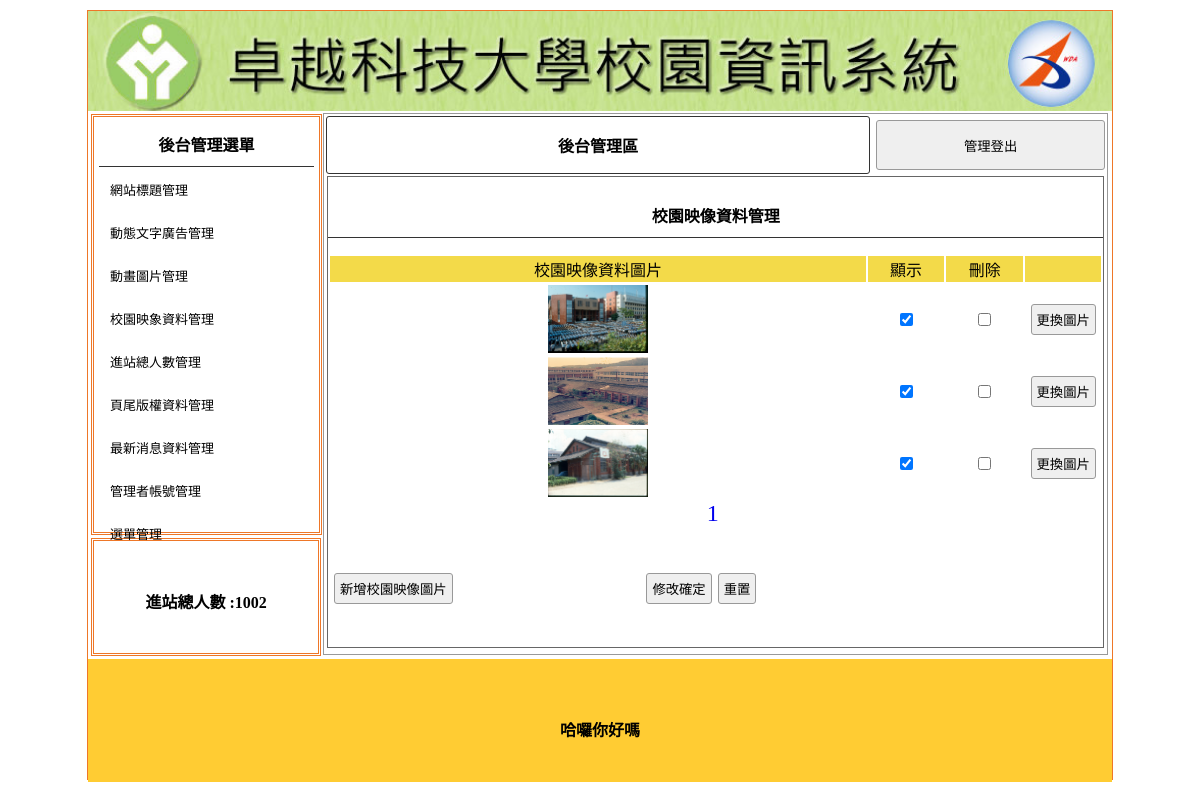
The app's page /back.php?do=image (signed in) with its own data.
### tables this page shows
CREATE TABLE `titles` (
  `id` int(10) UNSIGNED NOT NULL,
  `img` text NOT NULL,
  `text` text NOT NULL,
  `sh` tinyint(1) UNSIGNED NOT NULL
);

CREATE TABLE `total` (
  `id` int(10) NOT NULL,
  `total` int(10) NOT NULL DEFAULT 0
);

CREATE TABLE `image` (
  `id` int(10) UNSIGNED NOT NULL,
  `img` text NOT NULL,
  `sh` tinyint(1) UNSIGNED NOT NULL
);

CREATE TABLE `bottom` (
  `id` int(30) NOT NULL,
  `bottom` text NOT NULL DEFAULT '\'0\''
);

### api/db.php (called while the page is built, shortened)
<?php
class DB{
    protected $dsn = "mysql:host=localhost;charset=utf8;dbname=db91";
    protected $pdo;
    protected $table;
    public function __construct($table)
    {
        $this->table=$table;
        $this->pdo=new PDO($this->dsn,'wsl','19910317');
    }
    function all( $where = '', $other = '')
    {
        $sql = "select * from `$this->table` ";
        $sql =$this->sql_all($sql,$where,$other);
        return  $this->pdo->query($sql)->fetchAll(PDO::FETCH_ASSOC);
    }
    function count( $where = '', $other = ''){
        $sql = "select count(*) from `$this->table` ";
        $sql=$this->sql_all($sql,$where,$other);
        return  $this->pdo->query($sql)->fetchColumn();
    }
    function find($id)
    {
        $sql = "select * from `$this->table` ";
        if (is_array($id)) {
            $tmp = $this->a2s($id);
            $sql .= " where " . join(" && ", $tmp);
        } else if (is_numeric($id)) {
            $sql .= " where `id`='$id'";
        }
        $row = $this->pdo->query($sql)->fetch(PDO::FETCH_ASSOC);
        return $row;
    }
    private function a2s($array){
        foreach ($array as $col => $value) {
            $tmp[] = "`$col`='$value'";
        }
        return $tmp;
    }
    private function sql_all($sql,$array,$other){
        if (isset($this->table) && !empty($this->table)) {
            if (is_array($array)) {
                if (!empty($array)) {
                    $tmp = $this->a2s($array);
                    $sql .= " where " . join(" && ", $tmp);
                }
            } else {
                $sql .= " $array";
            }
            $sql .= $other;
            return $sql;
        }
    }
}
$Title=new DB('titles');
$Total=new DB('total');
$Bottom=new DB('bottom');
if(isset($_GET['do'])){
    if(isset(${ucfirst($_GET['do'])})){
        $DB=${ucfirst($_GET['do'])};
    }
}else{
    $DB=$Title;
}
?>

### back/image.php (the view, shortened to what this page needs)
<div style="width:99%; height:87%; margin:auto; overflow:auto; border:#666 1px solid;">
    <p class="t cent botli">校園映像資料管理</p>
    <form method="post" action="./api/edit.php">
        <table width="100%" style="text-align: center">
            <tbody>
                <tr class="yel">
                    <td width="70%">校園映像資料圖片</td>
                    <td width="10%">顯示</td>
                    <td width="10%">刪除</td>
                    <td></td>
                </tr>
                <?php
             $total = $DB->count();
             $div = 3;
             $pages = ceil($total / $div);
             $now = $_GET['p'] ?? 1;
             $start = ($now - 1) * $div;
             $rows = $DB->all("limit $start,$div");
                foreach ($rows as $row) {
                ?>
                    <tr>
                        <td>
                            <img src="./img/<?= $row['img']; ?>" style="width:100px;height:68px">
                        </td>
                        <td>
                            <input type="checkbox" name="sh[]" value="<?= $row['id']; ?>" <?= ($row['sh'] == 1) ? 'checked' : ''; ?>>
                        </td>
                        <td>
                            <input type="checkbox" name="del[]" value="<?= $row['id']; ?>">
                        </td>
                        <td>
                            <input type="button" onclick="op('#cover','#cvr','./modal/upload.php?table=<?= $do; ?>&id=<?= $row['id']; ?>')" value="更換圖片">
                        </td>
                    </tr>
                <?php
                }
                ?>
            </tbody>
        </table>
        <div class="cent">
            <?php
            for ($i = 1; $i <= $pages; $i++) {
                $fontsize = ($now == $i) ? '24px' : '16px';
                echo "<a href='?do=$do&p=$i' style='font-size:$fontsize'>$i&nbsp;</a>";
            }
            ?>
        </div>
        <table style="margin-top:40px; width:70%;">
            <tbody>
                <tr>
                    <td width="200px"><input type="button" onclick="op('#cover','#cvr','./modal/<?= $do; ?>.php?table=<?= $do; ?>')" value="新增校園映像圖片"></td>
                    <td class="cent"><input type="submit" value="修改確定"><input type="reset" value="重置"></td>
                </tr>
            </tbody>
        </table>
    </form>
</div>

### back.php (shortened to what this page needs)
<?php include_once "./api/db.php";
?>
<!DOCTYPE html PUBLIC "-//W3C//DTD XHTML 1.0 Transitional//EN" "http://www.w3.org/TR/xhtml1/DTD/xhtml1-transitional.dtd">
<html xmlns="http://www.w3.org/1999/xhtml">
<head>
	<link href="./css/css.css" rel="stylesheet" type="text/css">
</head>
<body>
	<div id="main">
		<?php
		$title = $Title->find(['sh' => 1]);
		?>
		<a title="<?= $title['text']; ?>" href="index.php">
			<div class="ti" style="background:url(&#39;./img/<?= $title['img']; ?>&#39;); background-size:cover;"></div>
		</a>
		<div id="ms">
			<div id="lf" style="float:left;">
				<div id="menuput" class="dbor">
					<span class="t botli">後台管理選單</span>
					<a style="color:#000; font-size:13px; text-decoration:none;" href="?do=title">
						<div class="mainmu">
							網站標題管理 </div>
					</a>
					<a style="color:#000; font-size:13px; text-decoration:none;" href="?do=ad">
						<div class="mainmu">
							動態文字廣告管理 </div>
					</a>
					<a style="color:#000; font-size:13px; text-decoration:none;" href="?do=mvim">
						<div class="mainmu">
							動畫圖片管理 </div>
					</a>
					<a style="color:#000; font-size:13px; text-decoration:none;" href="?do=image">
						<div class="mainmu">
							校園映象資料管理 </div>
					</a>
					<a style="color:#000; font-size:13px; text-decoration:none;" href="?do=total">
						<div class="mainmu">
							進站總人數管理 </div>
					</a>
					<a style="color:#000; font-size:13px; text-decoration:none;" href="?do=bottom">
						<div class="mainmu">
							頁尾版權資料管理 </div>
					</a>
					<a style="color:#000; font-size:13px; text-decoration:none;" href="?do=news">
						<div class="mainmu">
							最新消息資料管理 </div>
					</a>
					<a style="color:#000; font-size:13px; text-decoration:none;" href="?do=admin">
						<div class="mainmu">
							管理者帳號管理 </div>
					</a>
					<a style="color:#000; font-size:13px; text-decoration:none;" href="?do=menu">
						<div class="mainmu">
							選單管理 </div>
					</a>
				</div>
				<div class="dbor" style="margin:3px; width:95%; height:20%; line-height:100px;">
					<span class="t">進站總人數 :<?= $Total->find(1)['total']; ?></span>
				</div>
			</div>
			<div class="di" style="height:540px; border:#999 1px solid; width:76.5%; margin:2px 0px 0px 0px; float:left; position:relative; left:20px;">
				<table width="100%">
					<tbody>
						<tr>
						<td style="width:70%;font-weight:800; border:#333 1px solid; border-radius:3px;" class="cent"><a href="?do=admin" style="color:#000; text-decoration:none;">後台管理區</a></td>
							<td><button onclick="location.href='./api/logout.php'" style="width:99%; margin-right:2px; height:50px;">管理登出</button></td>
						</tr>
					</tbody>
				</table>
				<?php
				$do = $_GET['do'] ?? 'title';
				$file = "./back/{$do}.php";
				if (file_exists($file)) {
					include $file;
				} else {
					include "./back/title.php";
				}
				?>
			</div>
		</div>
		<div style="width:1024px; left:0px; position:relative; background:#FC3; margin-top:4px; height:123px; display:block;">
			<span class="t" style="line-height:123px;"><?= $Bottom->find(1)['bottom']; ?></span>
		</div>
	</div>
</body>
</html>

### css/css.css (style rules this page uses)
body { padding:0px; margin:0px; }
#main { width:1024px; height:768px; margin:10px auto 10px auto; border:#EE7728 1px solid; position:relative; }
.ti { width:100%; height:100px; position:relative; background-size:cover; background-repeat:no-repeat; }
.dbor { border:#EE7728 double 3px; margin:1px; padding:2px 10px 2px 10px; }
.t { font-weight:800; display:block; text-align:center; padding:10px 1px 10px 1px; }
.botli { border-bottom:#333 1px solid; }
.mainmu { position:relative; border-radius:10px; background:url(../icon/menu.fw.png) center no-repeat; background-size:cover; line-height:30px; padding:2px 10px 2px 10px; margin:7px 1px 7px 1px; height:32px; }
#lf { height:540px; width:21%; display:inline-block; }
#menuput { width:100%; height:75%; position:relative; padding:5px; display:block; margin: 3px; }
.di { display:inline-block; }
.cent { text-align:center; }
input,button { border:#999 1px solid; border-radius:3px; background:#EFEFEF; padding:5px; margin:3px; }
.yel td { background:#F3DA49; text-align:center; }
a { text-decoration: none; }

### records on screen
titles: img (picture)
total: total "1002"
image: img (picture), sh "☑"
image: img (picture), sh "☑"
image: img (picture), sh "☑"
bottom: bottom "哈囉你好嗎"
